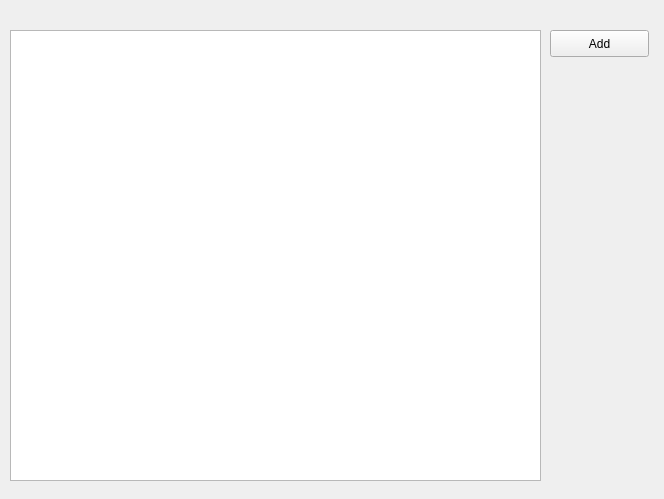
<?xml version="1.0" encoding="UTF-8"?>
<ui version="4.0">
 <class>clientlistwidget</class>
 <widget class="QWidget" name="clientlistwidget">
  <property name="enabled">
   <bool>true</bool>
  </property>
  <property name="geometry">
   <rect>
    <x>0</x>
    <y>0</y>
    <width>664</width>
    <height>499</height>
   </rect>
  </property>
  <property name="sizePolicy">
   <sizepolicy hsizetype="Minimum" vsizetype="Minimum">
    <horstretch>0</horstretch>
    <verstretch>0</verstretch>
   </sizepolicy>
  </property>
  <property name="baseSize">
   <size>
    <width>700</width>
    <height>500</height>
   </size>
  </property>
  <property name="windowTitle">
   <string>Client List</string>
  </property>
  <widget class="QTableView" name="clientTableView">
   <property name="geometry">
    <rect>
     <x>10</x>
     <y>30</y>
     <width>531</width>
     <height>451</height>
    </rect>
   </property>
  </widget>
  <widget class="QPushButton" name="pushButton">
   <property name="geometry">
    <rect>
     <x>550</x>
     <y>30</y>
     <width>99</width>
     <height>27</height>
    </rect>
   </property>
   <property name="text">
    <string>Add</string>
   </property>
  </widget>
 </widget>
 <resources/>
 <connections/>
</ui>
